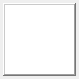
<?xml version="1.0" encoding="UTF-8"?>
<ui version="4.0">
 <class>ToolTipFrame</class>
 <widget class="QFrame" name="ToolTipFrame">
  <property name="geometry">
   <rect>
    <x>0</x>
    <y>0</y>
    <width>79</width>
    <height>79</height>
   </rect>
  </property>
  <property name="sizePolicy">
   <sizepolicy hsizetype="Expanding" vsizetype="Expanding">
    <horstretch>0</horstretch>
    <verstretch>0</verstretch>
   </sizepolicy>
  </property>
  <property name="font">
   <font>
    <family>Rubik</family>
   </font>
  </property>
  <property name="windowTitle">
   <string>Frame</string>
  </property>
  <property name="frameShape">
   <enum>QFrame::Box</enum>
  </property>
  <property name="frameShadow">
   <enum>QFrame::Sunken</enum>
  </property>
  <property name="lineWidth">
   <number>0</number>
  </property>
  <layout class="QVBoxLayout">
   <property name="spacing">
    <number>3</number>
   </property>
   <property name="leftMargin">
    <number>3</number>
   </property>
   <property name="topMargin">
    <number>3</number>
   </property>
   <property name="rightMargin">
    <number>3</number>
   </property>
   <property name="bottomMargin">
    <number>3</number>
   </property>
   <item>
    <widget class="QListWidget" name="itemList">
     <property name="frameShape">
      <enum>QFrame::WinPanel</enum>
     </property>
     <property name="frameShadow">
      <enum>QFrame::Raised</enum>
     </property>
     <property name="lineWidth">
      <number>0</number>
     </property>
     <property name="verticalScrollBarPolicy">
      <enum>Qt::ScrollBarAsNeeded</enum>
     </property>
     <property name="horizontalScrollBarPolicy">
      <enum>Qt::ScrollBarAsNeeded</enum>
     </property>
     <property name="sizeAdjustPolicy">
      <enum>QAbstractScrollArea::AdjustToContents</enum>
     </property>
     <property name="showDropIndicator" stdset="0">
      <bool>true</bool>
     </property>
     <property name="dragDropMode">
      <enum>QAbstractItemView::DragDrop</enum>
     </property>
     <property name="defaultDropAction">
      <enum>Qt::MoveAction</enum>
     </property>
     <property name="selectionMode">
      <enum>QAbstractItemView::MultiSelection</enum>
     </property>
     <property name="selectionBehavior">
      <enum>QAbstractItemView::SelectRows</enum>
     </property>
     <property name="movement">
      <enum>QListView::Free</enum>
     </property>
     <property name="resizeMode">
      <enum>QListView::Fixed</enum>
     </property>
     <property name="viewMode">
      <enum>QListView::ListMode</enum>
     </property>
    </widget>
   </item>
  </layout>
 </widget>
 <resources/>
 <connections>
  <connection>
   <sender>itemList</sender>
   <signal>clicked(QModelIndex)</signal>
   <receiver>ToolTipFrame</receiver>
   <slot>hide()</slot>
   <hints>
    <hint type="sourcelabel">
     <x>152</x>
     <y>69</y>
    </hint>
    <hint type="destinationlabel">
     <x>152</x>
     <y>69</y>
    </hint>
   </hints>
  </connection>
 </connections>
</ui>
